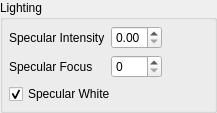
    <widget class="QGroupBox" name="LightingGroup">
     <property name="title">
      <string>Lighting</string>
     </property>
     <layout class="QGridLayout">
      <property name="margin">
       <number>6</number>
      </property>
      <property name="spacing">
       <number>6</number>
      </property>
      <item row="0" column="0">
       <widget class="QLabel" name="label_12">
        <property name="text">
         <string>Specular Intensity</string>
        </property>
       </widget>
      </item>
      <item row="0" column="1">
       <widget class="QDoubleSpinBox" name="SpecularIntensity">
        <property name="maximum">
         <double>1.000000000000000</double>
        </property>
        <property name="singleStep">
         <double>0.100000000000000</double>
        </property>
       </widget>
      </item>
      <item row="0" column="2">
       <spacer>
        <property name="orientation">
         <enum>Qt::Horizontal</enum>
        </property>
        <property name="sizeHint" stdset="0">
         <size>
          <width>40</width>
          <height>20</height>
         </size>
        </property>
       </spacer>
      </item>
      <item row="1" column="0">
       <widget class="QLabel" name="label_11">
        <property name="text">
         <string>Specular Focus</string>
        </property>
       </widget>
      </item>
      <item row="1" column="1">
       <widget class="QSpinBox" name="SpecularPower">
        <property name="maximum">
         <number>128</number>
        </property>
       </widget>
      </item>
      <item row="1" column="2">
       <spacer>
        <property name="orientation">
         <enum>Qt::Horizontal</enum>
        </property>
        <property name="sizeHint" stdset="0">
         <size>
          <width>40</width>
          <height>20</height>
         </size>
        </property>
       </spacer>
      </item>
      <item row="2" column="0" colspan="3">
       <widget class="QCheckBox" name="SpecularWhite">
        <property name="text">
         <string>Specular White</string>
        </property>
        <property name="checked">
         <bool>true</bool>
        </property>
       </widget>
      </item>
     </layout>
    </widget>
